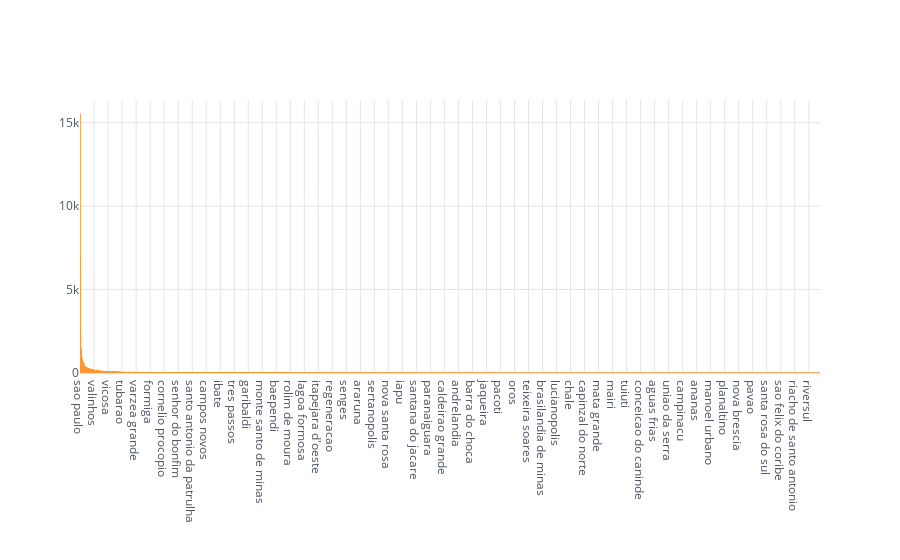

The notebook cell this image was saved under:
### Code cell
customers_location.iplot(kind='bar',theme='white') #절대빈도로 나타냄

### Figure 1 — Plotly figure (JSON) as saved in the notebook; plotly's stock layout.template omitted (floating-point values rounded to 4 significant figures; data arrays with more than 128 entries replaced by an {"elided": "..."} marker saying what was removed)
{"data": [{"marker": {"color": "rgba(255, 153, 51, 0.6)", "line": {"color": "rgba(255, 153, 51, 1.0)", "width": 1}}, "name": "customer_id", "orientation": "v", "text": "", "type": "bar", "x": {"elided": "4119 str values"}, "y": {"elided": "4119 int values"}}], "layout": {"legend": {"bgcolor": "#FFFFFF", "font": {"color": "#4D5663"}}, "paper_bgcolor": "#FFFFFF", "plot_bgcolor": "#FFFFFF", "title": {"font": {"color": "#4D5663"}}, "xaxis": {"gridcolor": "#E1E5ED", "showgrid": true, "tickfont": {"color": "#4D5663"}, "title": {"font": {"color": "#4D5663"}, "text": ""}, "zerolinecolor": "#E1E5ED"}, "yaxis": {"gridcolor": "#E1E5ED", "showgrid": true, "tickfont": {"color": "#4D5663"}, "title": {"font": {"color": "#4D5663"}, "text": ""}, "zerolinecolor": "#E1E5ED"}}}
